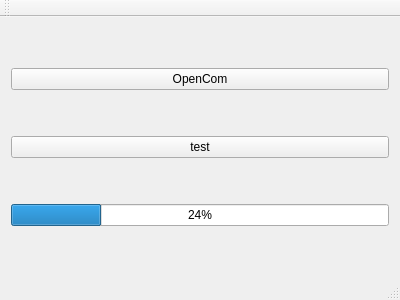
<?xml version="1.0" encoding="UTF-8"?>
<ui version="4.0">
 <class>ComWindowTest</class>
 <widget class="QMainWindow" name="ComWindowTest">
  <property name="geometry">
   <rect>
    <x>0</x>
    <y>0</y>
    <width>400</width>
    <height>300</height>
   </rect>
  </property>
  <property name="windowTitle">
   <string>ComWindowTest</string>
  </property>
  <widget class="QWidget" name="centralWidget">
   <layout class="QVBoxLayout" name="verticalLayout">
    <item>
     <widget class="QPushButton" name="btn_open">
      <property name="text">
       <string>OpenCom</string>
      </property>
     </widget>
    </item>
    <item>
     <widget class="QPushButton" name="btn_test">
      <property name="text">
       <string>test</string>
      </property>
     </widget>
    </item>
    <item>
     <widget class="QProgressBar" name="progressBar">
      <property name="value">
       <number>24</number>
      </property>
     </widget>
    </item>
   </layout>
  </widget>
  <widget class="QMenuBar" name="menuBar">
   <property name="geometry">
    <rect>
     <x>0</x>
     <y>0</y>
     <width>400</width>
     <height>23</height>
    </rect>
   </property>
  </widget>
  <widget class="QToolBar" name="mainToolBar">
   <attribute name="toolBarArea">
    <enum>TopToolBarArea</enum>
   </attribute>
   <attribute name="toolBarBreak">
    <bool>false</bool>
   </attribute>
  </widget>
  <widget class="QStatusBar" name="statusBar"/>
 </widget>
 <layoutdefault spacing="6" margin="11"/>
 <tabstops>
  <tabstop>btn_open</tabstop>
  <tabstop>btn_test</tabstop>
 </tabstops>
 <resources/>
 <connections/>
</ui>
